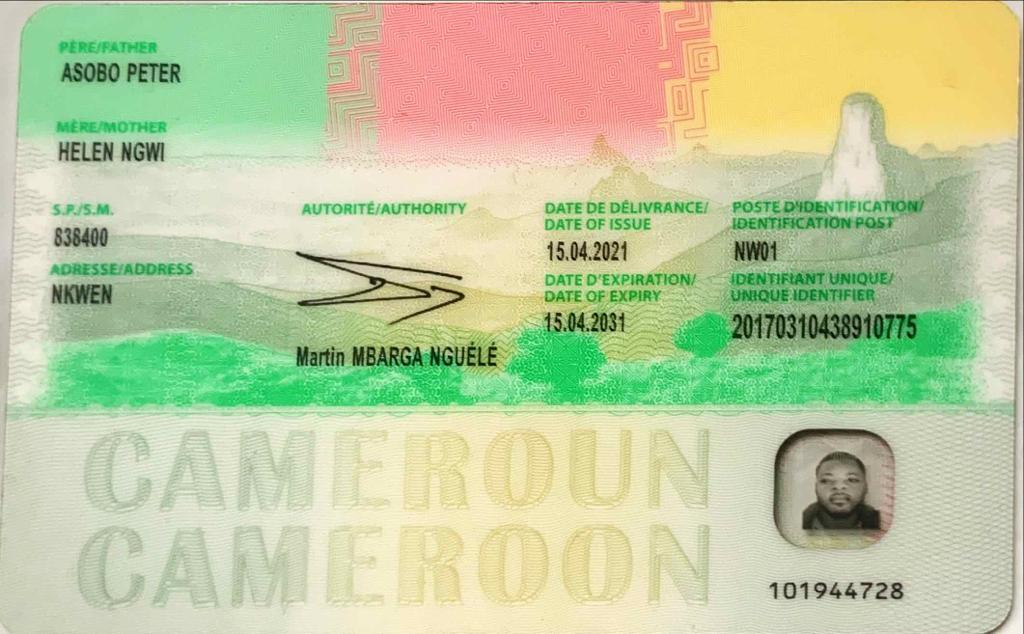
#> input picture images/id_back.jpg, 1024 x 634 px, found by its file name
$ python face_detection.py
#> lines starting #> are read from the running program, lines starting #| are printed output that depends on the picture; after the words box and inside, x2 and y2 are one past the last pixel; in counts of white or black regions, pixels touching at a corner belong together
"""
Face recognition using Artificial Intelligence


Face recognition using Artificial Intelligence(AI) is a computer vision
technology that is used to identify a person or object from an image or
video. It uses a combination of techniques including deep learning,
computer vision algorithms, and Image processing. These technologies
are used to enable a system to detect, recognize, and verify faces in
digital images or videos.

Face recognition  vs Face detection


Face recognition is the process of identifying a person from an image or
video feed and face detection is the process of detecting a face in an
image or video feed. In the case of  Face recognition, someone's face is
recognized and differentiated based on their facial features. It involves
more advanced processing techniques to identify a person's identity based
on feature point extraction, and comparison algorithms.


While Face detection is a much simpler process and can be used for applications
such as image tagging or altering the angle of a photo bas ed on the face detected.
it is the initial step in the face recognition process and is a simpler process
that simply identifies a face in an image or video feed.

Process

- Image reading
    For any color image, there are 3 primary colors – Red, green, and blue.
    A matrix is formed for every primary color and later these matrices
    combine to provide a Pixel value for the individual R, G, and B colors.
    Each element of the matrices provide data about the intensity of the
    brightness of the pixel.

-
"""

# Face Detection using OpenCv

"""
we will learn to apply a popular face detection approach called Haar Cascade
for face detection using OpenCV and Python.


This method was first introduced in the paper Rapid Object Detection Using a
Boosted Cascade of Simple Features, written by Paul Viola and Michael Jones.

The idea behind this technique involves using a cascade of classifiers to detect
different features in an image. These classifiers are then combined into one strong
classifier that can accurately distinguish between samples that contain a human
face from those that don't.

The Haar Cascade classifier that is built into OpenCV has already been trained on
a large dataset of human faces, so no further training is required. We just need
to load the classifier from the library and use it to perform face detection on
an input image.


"""
# read pdf file

from pdf2image import convert_from_path
import numpy as np

# Step 1: Import the OpenCV Package
import cv2

imagePath = '../id card dataset/Aadhaar/id_back.jpg'

# Step 2: Read the Image

img = cv2.imread(imagePath)
#> img is the input picture: shape (634, 1024, 3); mean B, G, R 159.7, 202.6, 190.7
# or from a pdf
# pdfPath = '../id card dataset/Aadhaar/MaCYBSEC_02 (6).pdf'

# pages = convert_from_path(pdfPath)
# img = np.array(pages[0])

# This will load the image from the specified file path and return it
# in the form of a Numpy array.

#  get the dimensions of the image

print(img.shape) # (634, 1024, 3)
#| (634, 1024, 3)

"""
Notice that this is a 3-dimensional array. The array's values represent the picture's
height, width, and channels respectively. Since this is a color image, there are three
channels used to depict it - blue, green, and red (BGR).


Note that while the conventional sequence used to represent images is RGB
(Red, Blue, Green), the OpenCV library uses the opposite layout (Blue, Green, Red).
"""

# Step 3: Convert the Image to Grayscale

"""
To improve computational efficiency, we first need to convert this image to
grayscale before performing face detection on it
"""
gray_image = cv2.cvtColor(img, cv2.COLOR_BGR2GRAY)
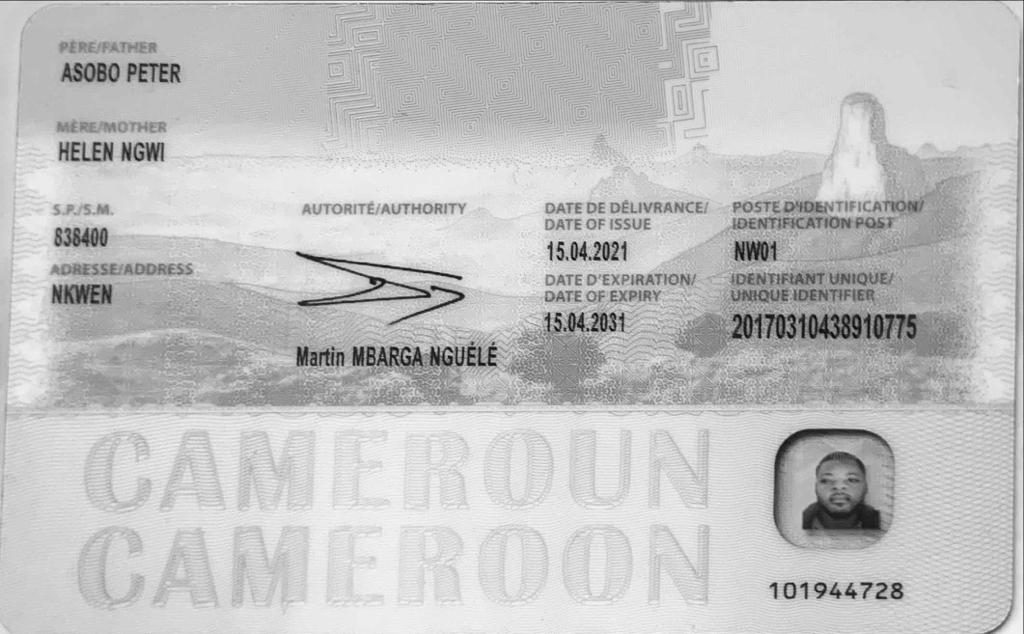
#> gray_image: shape (634, 1024); min 6, max 253, mean 194.1
print(gray_image.shape) # (634, 1024)
#| (634, 1024)

"""
Notice that this array only has two values since the image is grayscale
and no longer has the third color channel.
"""
# Step 4: Load the Classifier

face_classifier = cv2.CascadeClassifier(
    cv2.data.haarcascades + "haarcascade_frontalface_default.xml"
)

"""
Notice that we are using a file called haarcascade_frontalface_default.xml.
This classifier is designed specifically for detecting frontal faces in
visual input.


OpenCV also provides other pre-trained models to detect different objects
within an image - such as a person's eyes, smile, upper body, and even a
vehicle's license plate. You can learn more about the different classifiers
built into OpenCV by examining the library's GitHub repository.
"""
# Step 5: Perform the Face Detection

face = face_classifier.detectMultiScale(
    gray_image, scaleFactor=1.1, minNeighbors=5, minSize=(40, 40)
)
#> face = [[814, 461, 52, 52]]

# Step 6: Drawing a Bounding Box

for (x, y, w, h) in face:
    cv2.rectangle(img, (x, y), (x + w, y + h), (0, 255, 0), 4)
#> this loop made 1 pass
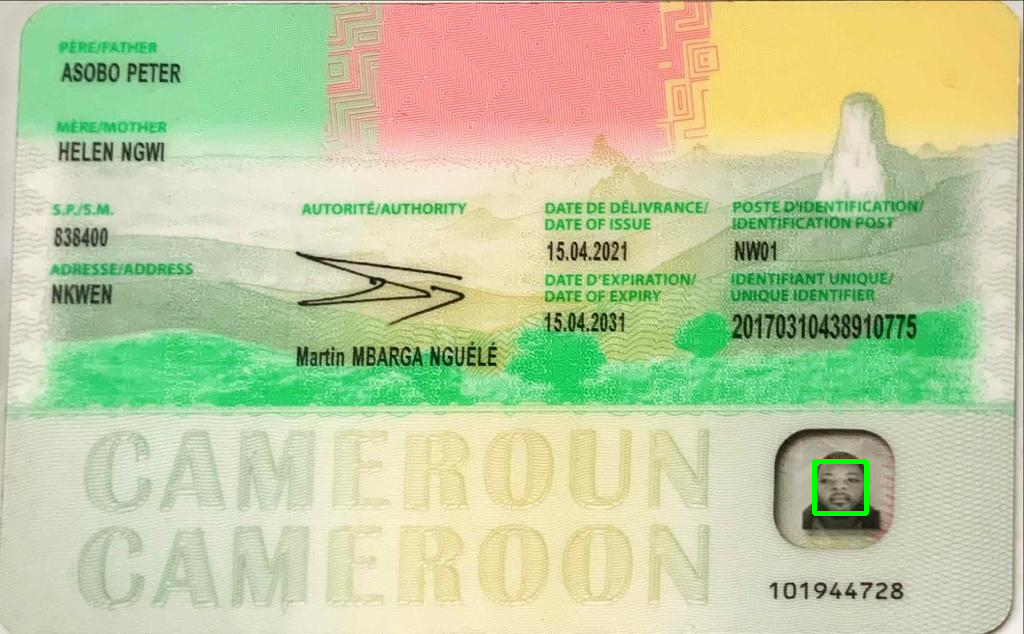
#> img: shape (634, 1024, 3); 0.16% of pixels changed, all inside (x1, y1, x2, y2) = (812, 459, 869, 516)

# Step 7: Displaying the Image

img_rgb = cv2.cvtColor(img, cv2.COLOR_BGR2RGB)
import matplotlib.pyplot as plt


plt.figure(figsize=(20,10))
plt.imshow(img_rgb)
plt.axis('off')
plt.show()

# It works


"""
One way to expand this project is to identify human faces in different types
of input data, such as PDF files or surveillance images.

Also, you can create a face detection model on large datasets.

Detecting whether a person is wearing masks in image datasets.
"""


# convert pdf to image then to a numpy array

pdfPath = '../id card dataset/Aadhaar/MaCYBSEC_02 (6).pdf'

#> (the run stopped early here; a loop or call above may not have finished)

$ run again, with images/id.jpg copied over images/id_back.jpg
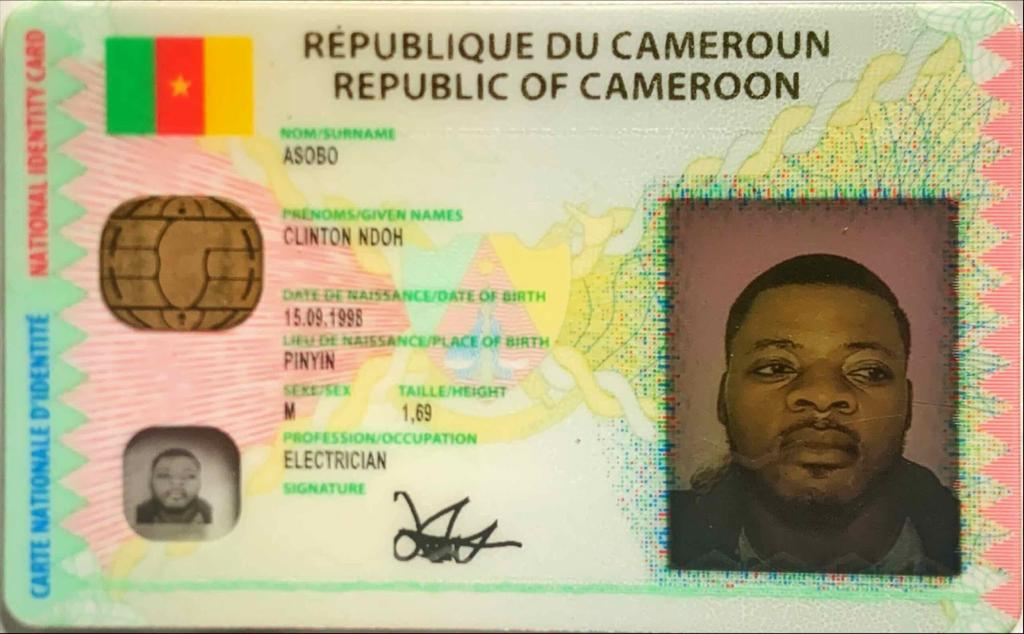
#> input picture images/id.jpg, 1024 x 634 px, found by its file name
#> img is the input picture: shape (634, 1024, 3); mean B, G, R 134.2, 171.5, 179.7
#| (634, 1024, 3)
#> `gray_image = cv2.cvtColor(img, cv2.COLOR_BGR2GRAY)`:
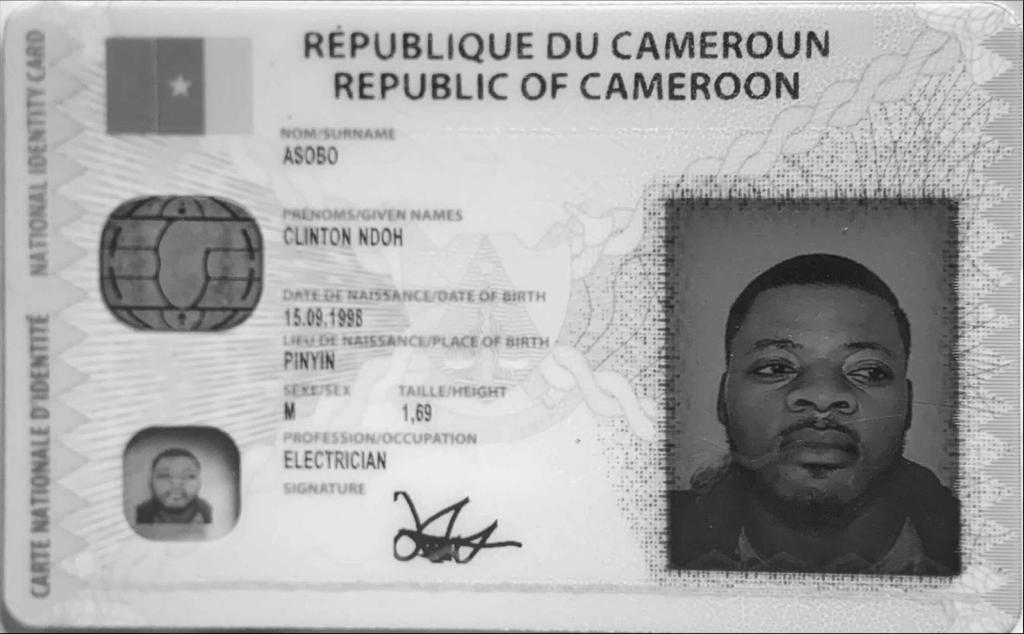
#> gray_image: shape (634, 1024); min 2, max 254, mean 169.7
#| (634, 1024)
#> face = [[149, 456, 53, 53], [86, 250, 78, 78], [713, 290, 208, 208]]
#> the loop `for (x, y, w, h) in face:` made 3 passes
#> after the loop `for (x, y, w, h) in face:`:
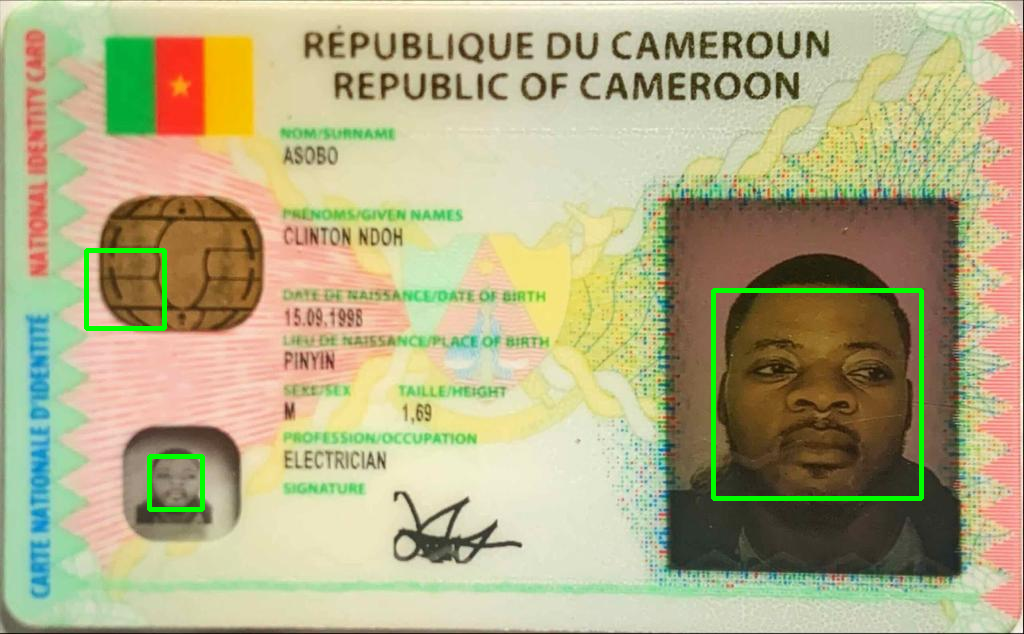
#> img: shape (634, 1024, 3); 1.04% of pixels changed, all inside (x1, y1, x2, y2) = (84, 248, 924, 512)
